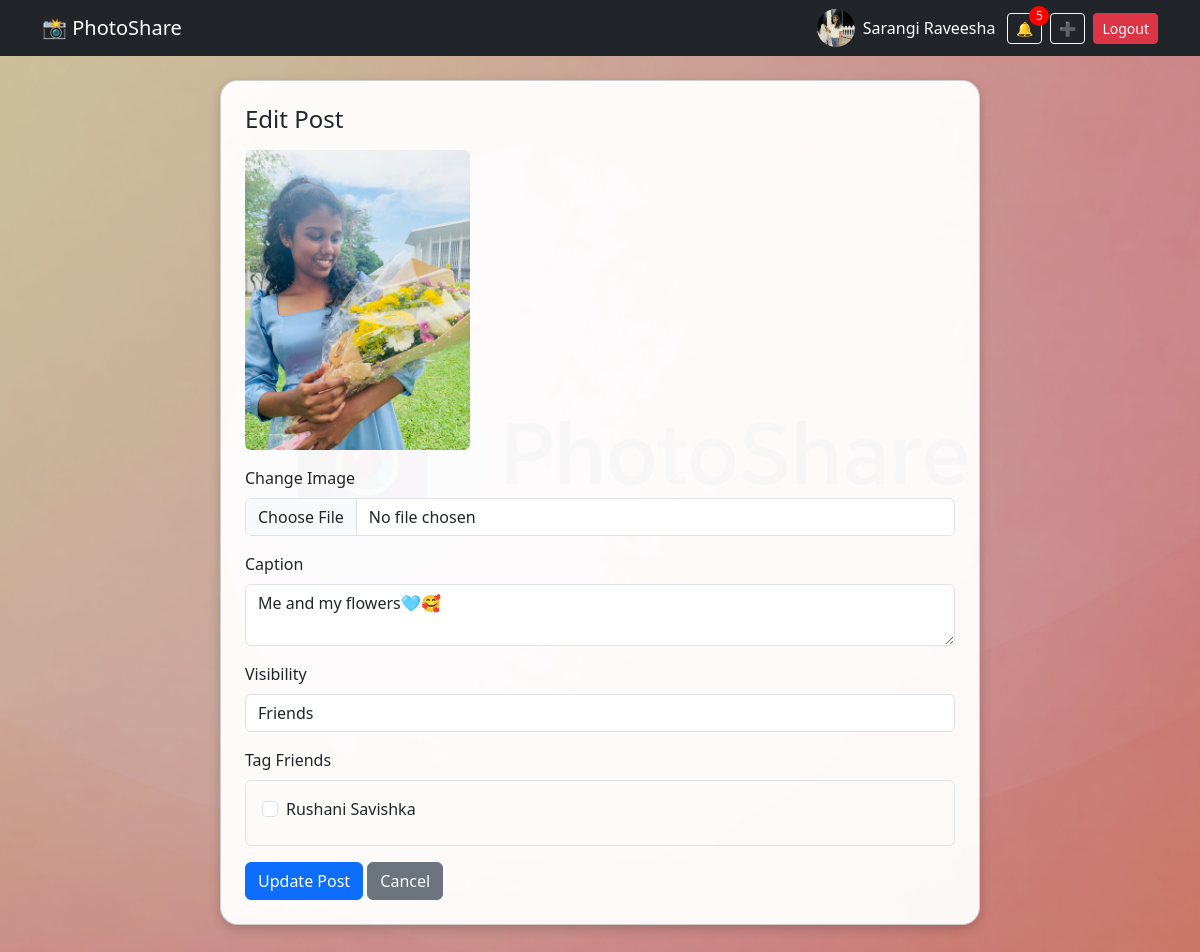
/edit/9/ (signed in), run on the app's committed database.
### users/models.py (models this page shows, shortened)
class Profile(models.Model):
    user = models.OneToOneField(User, on_delete=models.CASCADE, related_name='profile')
    bio = models.TextField(blank=True)
    avatar = models.ImageField(upload_to='avatars/', blank=True, null=True)
    friends = models.ManyToManyField('self', blank=True, symmetrical=True)

### photos/models.py (models this page shows, shortened)
class Photo(models.Model):
    VISIBILITY_CHOICES = [
        ('public', 'Public'),
        ('friends', 'Friends'),
        ('private', 'Private'),
    ]
    author = models.ForeignKey(User, on_delete=models.CASCADE, related_name='photos')
    image = models.ImageField(upload_to='photos/')
    caption = models.TextField(blank=True)
    visibility = models.CharField(max_length=10, choices=VISIBILITY_CHOICES, default='public')
    created_at = models.DateTimeField(auto_now_add=True)

### photos/views.py (the view, shortened to what this page needs)
# urls.py: path('edit/<int:photo_id>/', views.edit_photo, name='edit_photo'),
@login_required
def edit_photo(request, photo_id):
    photo = get_object_or_404(Photo, id=photo_id, author=request.user)
    friends = User.objects.filter(profile__in=request.user.profile.friends.all())
    tagged_ids = list(photo.tags.exclude(user=None).values_list('user_id', flat=True))
    return render(request, 'photos/edit_photo.html', {
        'photo': photo,
        'friends': friends,
        'tagged_ids': tagged_ids
    })

### users/context_processors.py (called while the page is built)
def notifications_count(request):
    if request.user.is_authenticated:
        return {
            'unread_notifications_count': request.user.notifications.filter(is_read=False).count()
        }
    return {'unread_notifications_count': 0}

### templates/photos/edit_photo.html (shortened to what this page needs)
{% extends 'base.html' %}
{% block content %}
<div class="card p-4">
    <h4 class="mb-3">Edit Post</h4>
    <form method="POST" enctype="multipart/form-data">
        <div class="mb-3">
            <img src="{{ photo.image.url }}" class="img-fluid rounded" style="max-height:300px;">
        </div>
        <label class="form-label">Change Image</label>
        <input type="file" name="image" class="form-control mb-3">
        <label class="form-label">Caption</label>
        <textarea name="caption" class="form-control mb-3">{{ photo.caption }}</textarea>
        <label class="form-label">Visibility</label>
        <select name="visibility" class="form-control mb-3">
            <option value="friends" {% if photo.visibility == 'friends' %}selected{% endif %}>Friends</option>
        </select>
        <label class="form-label">Tag Friends</label>
        <div class="border rounded p-3 mb-3" style="max-height:220px; overflow-y:auto;">
            {% for friend in friends %}
                <div class="form-check mb-2">
                    <input
                        class="form-check-input"
                        type="checkbox"
                        name="tagged_users"
                        value="{{ friend.id }}"
                        id="editfriend{{ friend.id }}"
                    >
                    <label class="form-check-label" for="editfriend{{ friend.id }}">
                        {{ friend.username }}
                    </label>
                </div>
            {% empty %}
                <p class="text-muted mb-0">No friends available for tagging.</p>
            {% endfor %}
        </div>
        <button class="btn btn-primary">Update Post</button>
        <a href="{% url 'feed' %}" class="btn btn-secondary">Cancel</a>
    </form>
</div>
{% endblock %}

### templates/base.html (shortened to what this page needs)
<!DOCTYPE html>
<html>
<head>
    {% load static %}
    <link href="https://cdn.jsdelivr.net/npm/bootstrap@5.3.0/dist/css/bootstrap.min.css" rel="stylesheet">
</head>
<body>
<nav class="navbar navbar-dark bg-dark">
    <div class="container">
        <a class="navbar-brand" href="/">📸 PhotoShare</a>
        <div class="d-flex align-items-center">
            {% if user.is_authenticated %}
                <a href="{% url 'profile' user.username %}" class="navbar-profile">
                    {% if user.profile.avatar %}
                        <img src="{{ user.profile.avatar.url }}" class="avatar">
                    {% else %}
                        <img src="https://via.placeholder.com/38x38.png?text=U" class="avatar">
                    {% endif %}
                    <span>{{ user.username }}</span>
                </a>
                <a href="{% url 'notifications' %}" class="btn btn-outline-light btn-sm me-2 notification-badge">
                    🔔
                    {% if unread_notifications_count > 0 %}
                        <span class="notification-count">{{ unread_notifications_count }}</span>
                    {% endif %}
                </a>
                <a href="{% url 'upload' %}" class="btn btn-outline-light btn-sm me-2">➕</a>
                <form method="post" action="{% url 'logout' %}" style="display:inline;">
                    <button class="btn btn-danger btn-sm">Logout</button>
                </form>
            {% else %}
                <a href="/login/" class="btn btn-light btn-sm me-2">Login</a>
                <a href="/users/register/" class="btn btn-warning btn-sm">Register</a>
            {% endif %}
        </div>
    </div>
</nav>
<div class="feed mt-4 mb-5">
    {% block content %}{% endblock %}
</div>
</body>
</html>

### data on the page
Photo: image (picture), caption "Me and my flowers🩵🥰", visibility "Friends"

### other printed values
{{ user.username }} "Sarangi Raveesha"
{{ unread_notifications_count }} "5"
{{ friend.username }} "Rushani Savishka"
